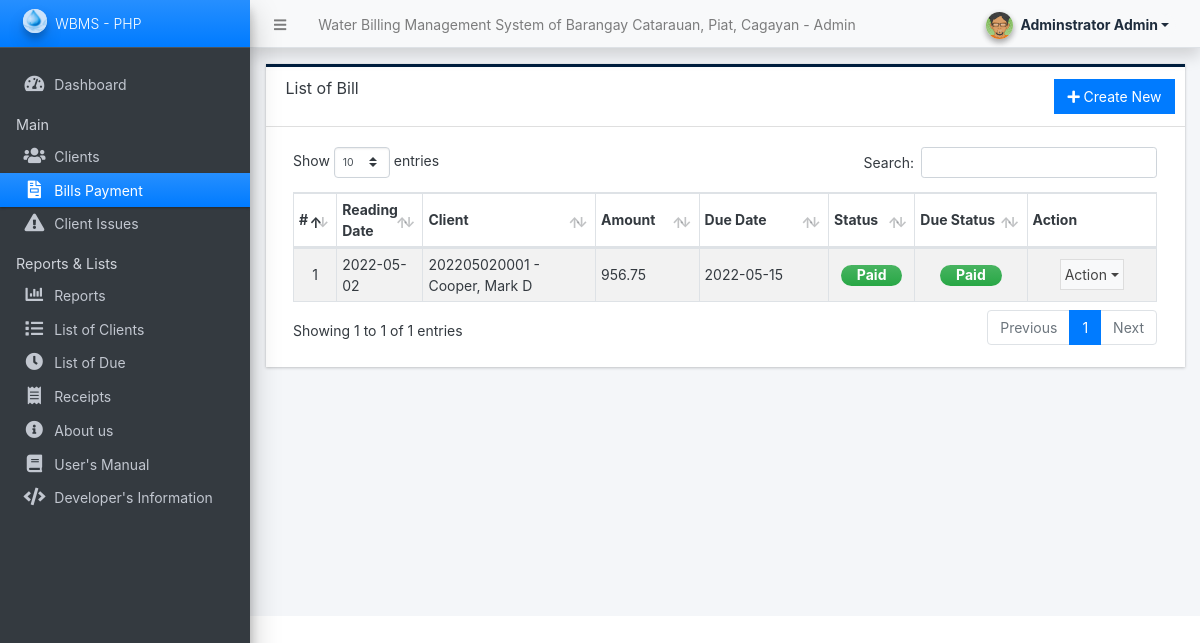
Page /admin/?page=billings (signed in) on the earlier database version.
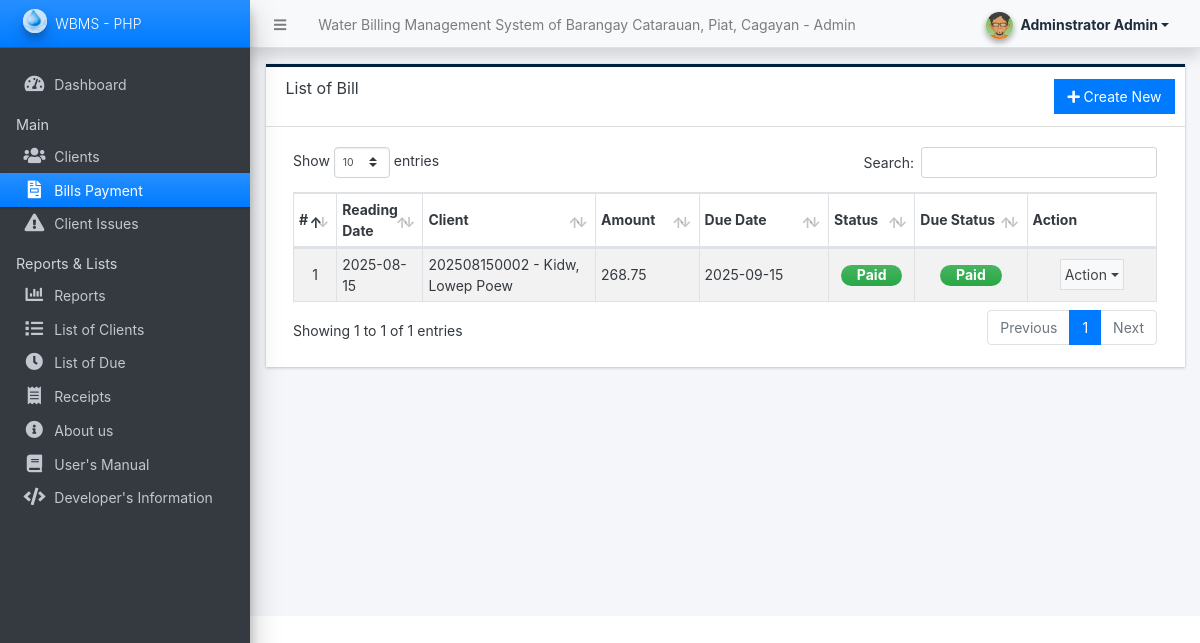
Same page on the later database version.
### tables this page shows
CREATE TABLE `billing_list` (
  `id` int(30) NOT NULL,
  `client_id` int(30) NOT NULL,
  `reading_date` date NOT NULL,
  `due_date` date NOT NULL,
  `reading` float(12,2) NOT NULL DEFAULT 0.00,
  `previous` float(12,2) NOT NULL DEFAULT 0.00,
  `rate` float(12,2) NOT NULL DEFAULT 0.00,
  `total` float(12,2) NOT NULL DEFAULT 0.00,
  `penalty` float(12,2) NOT NULL DEFAULT 0.00,
  `status` tinyint(1) NOT NULL DEFAULT 0 COMMENT '0= pending,\r\n1= paid',
  `date_created` datetime NOT NULL DEFAULT current_timestamp(),
  `date_updated` datetime NOT NULL DEFAULT current_timestamp() ON UPDATE current_timestamp()
);

CREATE TABLE `client_list` (
  `id` int(30) NOT NULL,
  `code` varchar(100) NOT NULL,
  `category_id` int(30) NOT NULL,
  `firstname` text NOT NULL,
  `middlename` text DEFAULT NULL,
  `lastname` text NOT NULL,
  `contact` text NOT NULL,
  `address` text NOT NULL,
  `meter_code` varchar(100) NOT NULL,
  `first_reading` float(12,2) NOT NULL,
  `status` tinyint(1) NOT NULL DEFAULT 1,
  `delete_flag` tinyint(1) NOT NULL DEFAULT 0,
  `date_created` datetime NOT NULL DEFAULT current_timestamp(),
  `date_updated` datetime NOT NULL DEFAULT current_timestamp() ON UPDATE current_timestamp()
);

### config.php (called while the page is built, shortened)
<?php
function format_num($number = '' , $decimal = ''){
    if(is_numeric($number)){
        $ex = explode(".",$number);
        $decLen = isset($ex[1]) ? strlen($ex[1]) : 0;
        if(is_numeric($decimal)){
            return number_format($number,$decimal);
        }else{
            return number_format($number,$decLen);
        }
    }else{
        return "Invalid Input";
    }
}
?>

### admin/billings/index.php (the view, shortened to what this page needs)
<div class="card card-outline rounded-0 card-navy">
	<div class="card-header">
		<h3 class="card-title">List of Bill</h3>
		<div class="card-tools">
			<a href="./?page=billings/manage_billing" id="create_new" class="btn btn-flat btn-primary"><span class="fas fa-plus"></span>  Create New</a>
		</div>
	</div>
	<div class="card-body">
        <div class="container-fluid">
			<table class="table table-hover table-striped table-bordered" id="list">
				<colgroup>
					<col width="5%">
					<col width="10%">
					<col width="20%">
					<col width="12%">
					<col width="15%">
					<col width="10%">
					<col width="13%">
					<col width="15%">
				</colgroup>
				<thead>
					<tr>
						<th>#</th>
						<th>Reading Date</th>
						<th>Client</th>
						<th>Amount</th>
						<th>Due Date</th>
						<th>Status</th>
						<th>Due Status</th>
						<th>Action</th>
					</tr>
				</thead>
				<tbody>
					<?php
					$i = 1;
					$qry = $conn->query("SELECT b.*, c.code, concat(c.lastname, ', ', c.firstname, ' ', coalesce(c.middlename,'')) as `name`
										FROM `billing_list` b
										INNER JOIN client_list c ON b.client_id = c.id
										WHERE b.id IN (
											SELECT MAX(id)
											FROM billing_list
											GROUP BY client_id
										)
										ORDER BY b.id DESC");
						while($row = $qry->fetch_assoc()):
					?>
						<tr>
							<td class="text-center"><?php echo $i++; ?></td>
							<td><?php echo date("Y-m-d",strtotime($row['reading_date'])) ?></td>
							<td><?php echo $row['code'] ." - ".$row['name'] ?></td>
							<td><?php echo format_num($row['total']) ?></td>
							<td><?php echo date("Y-m-d",strtotime($row['due_date'])) ?></td>
							<td class="text-center">
								<?php
								switch($row['status']){
									case 1:
										echo '<span class="badge badge-success bg-gradient-success text-sm px-3 rounded-pill">Paid</span>';
										break;
								}
								?>
                            </td>
							<td class="text-center">
								<?php
								$current_date = date('Y-m-d');
								$due_date = date('Y-m-d', strtotime($row['due_date']));
								if($row['status'] == 1) {
									echo '<span class="badge badge-success bg-gradient-success text-sm px-3 rounded-pill">Paid</span>';
								} elseif($current_date > $due_date) {
									$days_overdue = (strtotime($current_date) - strtotime($due_date)) / (60 * 60 * 24);
									echo '<span class="badge badge-danger bg-gradient-danger text-sm px-3 rounded-pill">Overdue (' . floor($days_overdue) . ' days)</span>';
								}
								?>
                            </td>
							<td align="center">
								 <button type="button" class="btn btn-flat p-1 btn-default btn-sm dropdown-toggle dropdown-icon" data-toggle="dropdown">
				                  		Action
				                  </button>
							</td>
						</tr>
					<?php endwhile; ?>
				</tbody>
			</table>
		</div>
	</div>
</div>

Differences in the rows shown:
removed billing_list: reading_date "2022-05-02", client.code "202205020001", name "Cooper, Mark D", total "956.75", due_date "2022-05-15", status "Paid"
added billing_list: reading_date "2025-08-15", client.code "202508150002", name "Kidw, Lowep Poew", total "268.75", due_date "2025-09-15", status "Paid"
